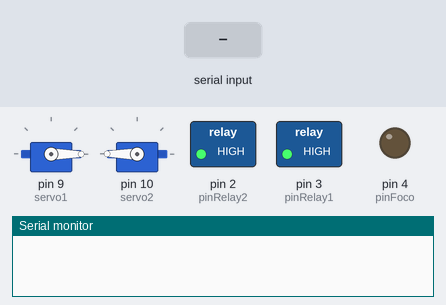
A sketch run on a simulated Arduino Uno, built with avr-gcc and run on an emulated ATmega328P. Shown: 2 × servo, switched loads named in the sketch (green lamp = pin HIGH), output pins drawn as LEDs (lit = HIGH), the last lines printed to the serial monitor. The inputs (shaded band) are chosen by the test bench.

Above: at 0.1 s.
At 2.2 s:
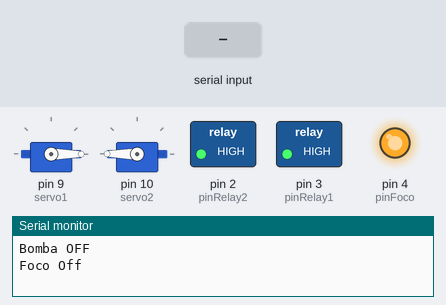
2.3 s: "1\n" received over Serial
At 4.1 s:
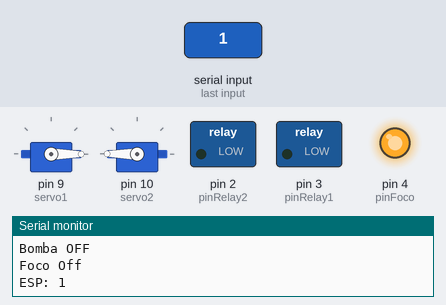
Timing chart, 0 to 14.7 s (numbered marks = the images above; inputs shaded):
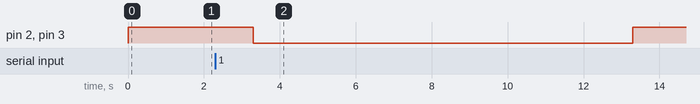

The sketch:

arduino1_actuadores_v3.ino
```cpp
//BOMBAS AGUA
#define pinRelay1 3  // Relé 1
#define pinRelay2 2  // Relé 2

// SERVOS
#include <Servo.h>
Servo servo1,servo2;

// FOCO
#define pinFoco 4
int testint=0,flujo=10000;

unsigned long prevMillis = 0; // Para el control de los servos ON/OFF
unsigned long servosOnMillis = 0; // Para controlar los 15 segundos entre ON y OFF
bool flag = false;

void setup() {
  Serial.begin(19200);

  // BOMBAS AGUA
  pinMode(pinRelay1, OUTPUT);
  pinMode(pinRelay2, OUTPUT);

  // SERVOS
  servo1.attach(9);
  servo2.attach(10);

  servo1.write(0);
  servo2.write(180);

  // FOCO
  pinMode(pinFoco, OUTPUT);
  bombasAguaOFF();
  focoOFF();
}

void loop(){
  // Manejo del puerto Serial (puedes eliminar esta parte si no es necesaria)
  if (Serial.available() > 0) {
    Serial.print("ESP: ");
    String teststr = Serial.readString();
    teststr.trim();
    testint = teststr.toInt();
    Serial.println(testint);

    if(testint == 1){
      bombasAguaON(flujo);
    } else if(testint == 2){
      bombasAguaOFF();
    } else if(testint == 3){
      focoON();
    } else if(testint == 4){
      focoOFF();
    } else if(testint == 5){
      servosON();
    } else if(testint == 6){
      servosOFF();
    }
  }

  // Control para activar SERVOS ON cada 30 segundos
  if ((millis() - prevMillis) > 1800000) {
    //Serial.println("SERVOS ON");
    servosON(); // Activa los servos
    servosOnMillis = millis(); // Almacena el tiempo en que los servos se encendieron
    flag = true; // Habilita la siguiente parte del código para apagar los servos
    prevMillis = millis(); // Reinicia el tiempo para el próximo ciclo de 30 segundos
  }

  // Control para apagar SERVOS OFF después de 15 segundos de haberlos encendido
  if (flag && (millis() - servosOnMillis > 300000)) {
    //Serial.println("SERVOS OFF");
    servosOFF(); // Apaga los servos
    flag = false; // Desactiva la bandera hasta el próximo ciclo
  }
}

void bombasAguaON(int flujo){
  digitalWrite(pinRelay1, LOW);
  digitalWrite(pinRelay2, LOW);
  delay(flujo);
  bombasAguaOFF();
  Serial.println("Bomba On");
}

void bombasAguaOFF(){
  digitalWrite(pinRelay1, HIGH);
  digitalWrite(pinRelay2, HIGH);
  delay(1000);
  Serial.println("Bomba OFF");
}

void servosOFF(){
  servo1.write(0);
  servo2.write(180);
  Serial.println("Servos Off");
}

void servosON(){
  servo1.write(135);
  servo2.write(45);
  Serial.println("Servos On");
}

void focoON(){
  digitalWrite(pinFoco, LOW);
  delay(5000);
  Serial.println("Foco On");
}

void focoOFF(){
  digitalWrite(pinFoco, HIGH);
  Serial.println("Foco Off");
}
```

Measured:
- after the input at 2.3 s, pin 2 (pinRelay2), pin 3 (pinRelay1): HIGH → LOW after 1.0 s, → HIGH 10.0 s later
